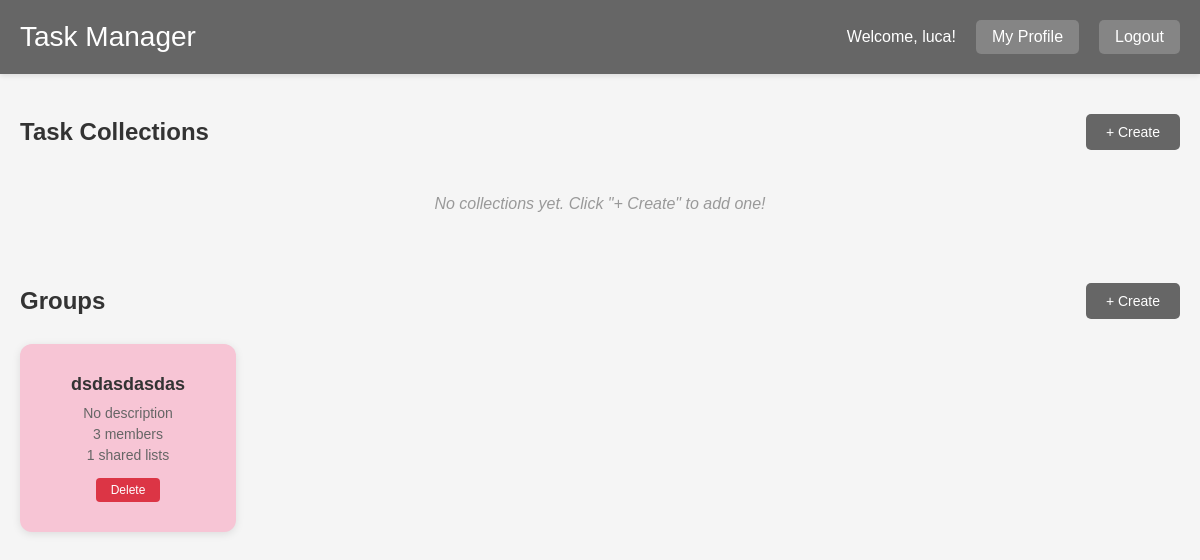
Page /dashboard (signed in) on the earlier database version.
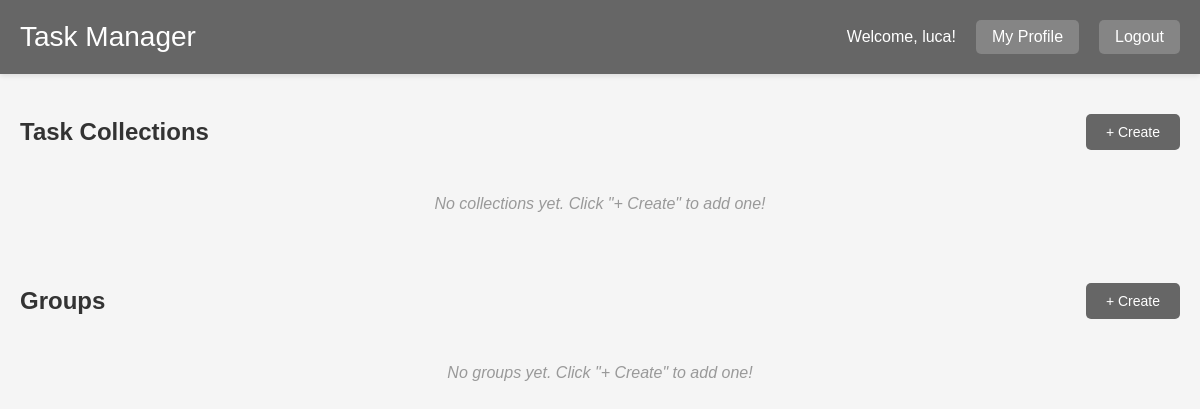
Same page on the later database version.
### models.py (models this page shows, shortened)
class User(UserMixin, db.Model):
    __tablename__ = 'user'
    user_id = db.Column(db.Integer, primary_key=True)
    username = db.Column(db.String(80), unique=True, nullable=False)
    password_hash = db.Column(db.String(200), nullable=False)
    user_role = db.Column(db.String(20), default='user')
    collections = db.relationship('Collection', backref='owner', lazy=True, cascade='all, delete-orphan')
    owned_groups = db.relationship('Group', backref='leader', lazy=True, foreign_keys='Group.leader_id')
    group_memberships = db.relationship('GroupMember', backref='user', lazy=True, cascade='all, delete-orphan')

class Group(db.Model):
    __tablename__ = 'group'
    group_id = db.Column(db.Integer, primary_key=True)
    group_name = db.Column(db.String(100), nullable=False)
    description = db.Column(db.Text)
    leader_id = db.Column(db.Integer, db.ForeignKey('user.user_id'), nullable=False)
    created_at = db.Column(db.DateTime, default=datetime.utcnow)
    members = db.relationship('GroupMember', backref='group', lazy=True, cascade='all, delete-orphan')
    shared_task_lists = db.relationship('SharedTaskList', backref='group', lazy=True, cascade='all, delete-orphan')

### app.py (the view)
@app.route('/dashboard')
@login_required
def dashboard():
    collections = Collection.query.filter_by(user_id=current_user.user_id).order_by(Collection.created_at.desc()).all()
    owned_groups = Group.query.filter_by(leader_id=current_user.user_id).all()
    member_groups = db.session.query(Group).join(GroupMember).filter(
        GroupMember.user_id == current_user.user_id,
        Group.leader_id != current_user.user_id
    ).all()
    all_groups = owned_groups + member_groups
    return render_template('dashboard.html',
                         username=current_user.username,
                         collections=collections,
                         groups=all_groups)

### app.py (called while the page is built)
@login_manager.user_loader
def load_user(user_id):
    return User.query.get(int(user_id))

### templates/dashboard.html (shortened to what this page needs)
<!DOCTYPE html>
<html lang="en">
<head>
    <link rel="stylesheet" href="{{ url_for('static', filename='css/dashboard.css') }}">
</head>
<body>
    <header>
        <div class="header-content">
            <h1>Task Manager</h1>
            <div class="user-menu">
                <span>Welcome, {{ username }}!</span>
                <a href="{{ url_for('profile') }}" class="logout-btn">My Profile</a>
                <a href="{{ url_for('logout') }}" class="logout-btn">Logout</a>
            </div>
        </div>
    </header>
    <main class="container">
        <section class="section">
            <div class="section-header">
                <h2>Task Collections</h2>
                <button class="create-btn" onclick="openCreateModal()">+ Create</button>
            </div>
            <div class="card-grid">
                {% if collections %}
                    {% for collection in collections %}
                        <div class="card card-blue" onclick="window.location.href='{{ url_for('view_collection', collection_id=collection.collection_id) }}'">
                            <h3>{{ collection.collection_name }}</h3>
                            <p>{{ collection.description or 'No description' }}</p>
                            <div class="card-actions">
                                <form method="POST" action="{{ url_for('delete_collection', collection_id=collection.collection_id) }}" style="display: inline;" onclick="event.stopPropagation()">
                                    <button type="submit" class="delete-btn" onclick="return confirm('Delete this collection?')">Delete</button>
                                </form>
                            </div>
                        </div>
                    {% endfor %}
                {% else %}
                    <p class="no-items">No collections yet. Click "+ Create" to add one!</p>
                {% endif %}
            </div>
        </section>
        <section class="section">
            <div class="section-header">
                <h2>Groups</h2>
                <button class="create-btn" onclick="openCreateGroupModal()">+ Create</button>
            </div>
            <div class="card-grid">
                {% if groups %}
                    {% for group in groups %}
                        <div class="card card-pink" onclick="window.location.href='{{ url_for('view_group', group_id=group.group_id) }}'">
                            <h3>{{ group.group_name }}</h3>
                            <p>{{ group.description or 'No description' }}</p>
                            <p class="task-count">{{ group.members|length }} members</p>
                            {% if group.shared_task_lists %}
                                <p class="task-count">{{ group.shared_task_lists|length }} shared lists</p>
                            {% endif %}
                            {% if group.leader_id == current_user.user_id %}
                                <div class="card-actions">
                                    <form method="POST" action="{{ url_for('delete_group', group_id=group.group_id) }}" style="display: inline;" onclick="event.stopPropagation()">
                                        <button type="submit" class="delete-btn" onclick="return confirm('Delete this group?')">Delete</button>
                                    </form>
                                </div>
                            {% endif %}
                        </div>
                    {% endfor %}
                {% else %}
                    <p class="no-items">No groups yet. Click "+ Create" to add one!</p>
                {% endif %}
            </div>
        </section>
    </main>
</body>
</html>

### static/css/dashboard.css (style rules this page uses)
* { margin: 0; padding: 0; box-sizing: border-box; }
body { font-family: Arial, sans-serif; background-color: #f5f5f5; min-height: 100vh; }
header { background-color: #666; color: white; padding: 20px 0; box-shadow: 0 2px 5px rgba(0,0,0,0.1); }
.header-content { max-width: 1200px; margin: 0 auto; padding: 0 20px; display: flex; justify-content: space-between; align-items: center; }
header h1 { font-size: 28px; font-weight: normal; }
.user-menu { display: flex; align-items: center; gap: 20px; }
.logout-btn { background-color: rgba(255,255,255,0.2); color: white; padding: 8px 16px; border-radius: 5px; text-decoration: none; transition: background-color 0.3s; }
.container { max-width: 1200px; margin: 0 auto; padding: 40px 20px; }
.section { margin-bottom: 50px; }
.section-header { display: flex; justify-content: space-between; align-items: center; margin-bottom: 25px; }
.section h2 { font-size: 24px; color: #333; }
.create-btn { background-color: #666; color: white; border: none; padding: 10px 20px; border-radius: 5px; cursor: pointer; font-size: 14px; transition: background-color 0.3s; }
.card-grid { display: grid; grid-template-columns: repeat(auto-fill, minmax(200px, 1fr)); gap: 20px; }
.no-items { color: #999; font-style: italic; grid-column: 1 / -1; text-align: center; padding: 20px; }

Differences in the rows shown:
removed Group: group_name "dsdasdasdas", description "No description", members|length "3", shared_task_lists|length "1"
Other differences:
text now shown: "No groups yet. Click \"+ Create\" to add one!"
